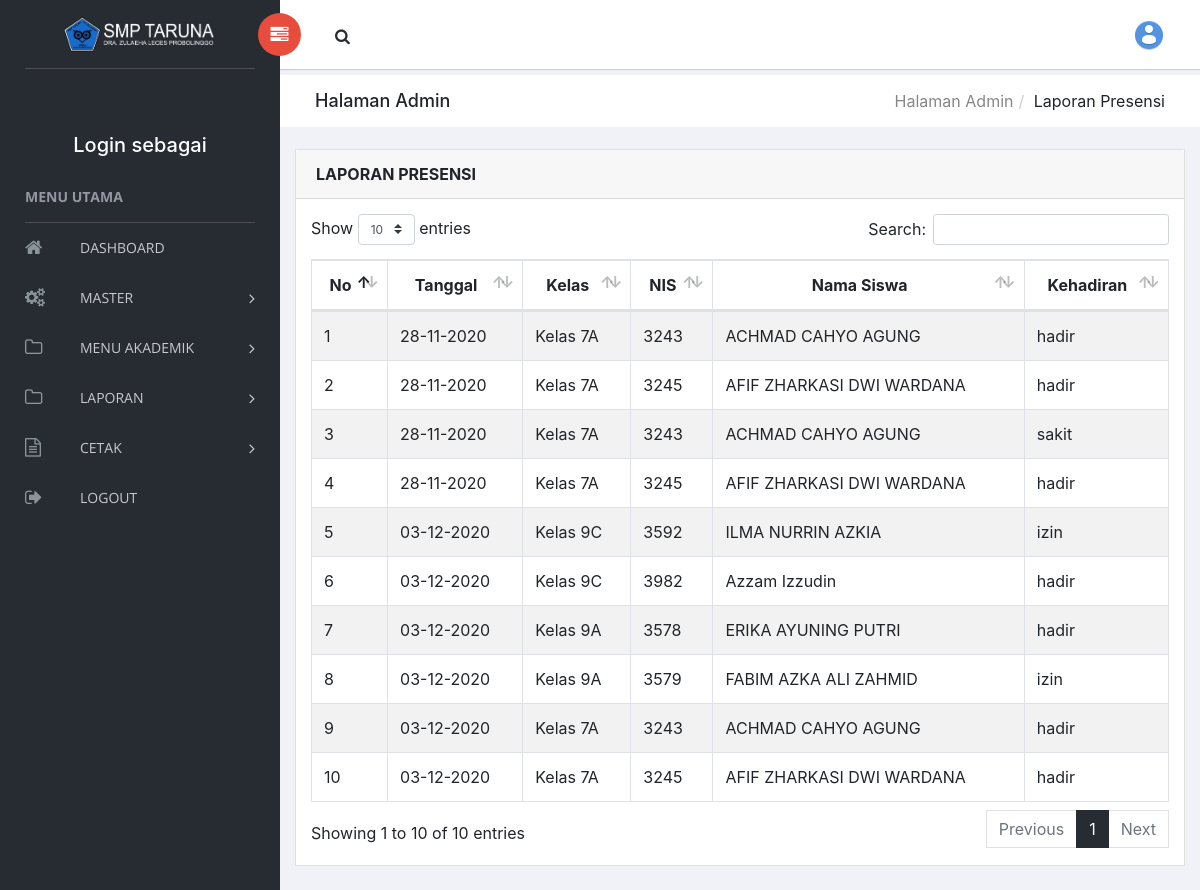
The app's page /index.php/presensi with its own data.
### tables this page shows
CREATE TABLE `m_presensi` (
  `id_presensi` int(5) NOT NULL,
  `tg_presensi` date NOT NULL,
  `kelas` varchar(10) NOT NULL,
  `nis` varchar(20) NOT NULL,
  `nm_siswa` varchar(50) NOT NULL,
  `kehadiran` varchar(20) NOT NULL
);

### application/controllers/Presensi.php (called while the page is built, shortened)
<?php
class Presensi extends CI_Controller
{
    public function __construct()
    {
        $this->load->model('presensi_model');
    }
    public function index()
    {
        $data['user'] = $this->db->get_where('tb_user', ['username' => $this->session->userdata('username')])->row_array();
        $data['title'] = 'Laporan Presensi';
        $data['presensi'] = $this->presensi_model->getAllPresensi();
        $this->load->view('templates/admin_header', $data);
        $this->load->view('Presensi/index');
        $this->load->view('templates/admin_footer');
    }
}

### index.php (called while the page is built, shortened)
<?php
require_once BASEPATH.'core/CodeIgniter.php';

### application/models/Presensi_model.php (called while the page is built)
<?php
class Presensi_model extends CI_model
{
    public function getAllPresensi()
    {
        return $this->db->get('m_presensi')->result_array();
    }
}

### application/views/Presensi/index.php (the view)
<div class="breadcrumbs">
    <div class="col-sm-4">
        <div class="page-header float-left">
            <div class="page-title">
                <h1>Halaman Admin</h1>
            </div>
        </div>
    </div>
    <div class="col-sm-8">
        <div class="page-header float-right">
            <div class="page-title">
                <ol class="breadcrumb text-right">
                    <li><a href="<?= base_url('admin'); ?>">Halaman Admin</a></li>
                    <li class="active">Laporan Presensi</li>
                </ol>
            </div>
        </div>
    </div>
</div>
<div class="col-md-12">
    <div class="card mt-3">
        <div class="card-header">
            <strong class="card-title">LAPORAN PRESENSI</strong>
        </div>
        <div class="card-body">
            <table id="bootstrap-data-table-export" class="table table-striped table-bordered">
                <thead>
                    <tr align="center">
                        <th>No</th>
                        <th>Tanggal</th>
                        <th>Kelas</th>
                        <th>NIS</th>
                        <th>Nama Siswa</th>
                        <th>Kehadiran</th>
                    </tr>
                </thead>
                <tbody>
                    <?php $no = 1; ?>
                    <?php foreach ($presensi as $p) : ?>
                    <tr>
                        <td><?= $no++ ?></td>
                        <td><?php echo date('d-m-Y', strtotime($p['tg_presensi']));   ?></td>
                        <td><?= $p['kelas'] ?></td>
                        <td><?= $p['nis'] ?></td>
                        <td><?= $p['nm_siswa'] ?></td>
                        <td><?= $p['kehadiran'] ?></td>
                    </tr>
                    <?php endforeach; ?>
                </tbody>
            </table>
        </div>
    </div>
</div>
</div>

### application/views/templates/admin_header.php (shortened to what this page needs)
<!doctype html>
<html class="no-js" lang="en">
<head>
    <link rel="stylesheet" href="<?= base_url(); ?>assets/vendors/bootstrap/dist/css/bootstrap.min.css">
    <link rel="stylesheet" href="<?= base_url(); ?>assets/vendors/font-awesome/css/font-awesome.min.css">
    <link rel="stylesheet" href="<?= base_url(); ?>assets/vendors/themify-icons/css/themify-icons.css">
    <link rel="stylesheet" href="<?= base_url(); ?>assets/vendors/flag-icon-css/css/flag-icon.min.css">
    <link rel="stylesheet" href="<?= base_url(); ?>assets/vendors/selectFX/css/cs-skin-elastic.css">
    <link rel="stylesheet" href="<?= base_url(); ?>assets/vendors/datatables.net-bs4/css/dataTables.bootstrap4.min.css">
    <link rel="stylesheet" href="<?= base_url(); ?>assets/vendors/datatables.net-buttons-bs4/css/buttons.bootstrap4.min.css">
    <link rel="stylesheet" href="<?= base_url(); ?>assets/css/style.css">
</head>
<body>
    <aside id="left-panel" class="left-panel">
        <nav class="navbar navbar-expand-sm navbar-default">
            <div class="navbar-header">
                <a class="navbar-brand" href="<?= base_url('admin'); ?>"><img src="<?= base_url(); ?>assets/images/logo_smp_putih.png" alt="Logo"></a>
            </div>
            <div class="navbar-header mt-3">
                <h5>
                    <font color="white">
                        <?= $user['keterangan']; ?> <br><br>
                        Login sebagai <?= $user['nama']; ?>
                    </font>
                </h5>
            </div>
            <div id=" main-menu" class="main-menu collapse navbar-collapse">
                <ul class="nav navbar-nav">
                    <h3 class="menu-title">MENU UTAMA
                    </h3>
                    <li>
                        <a href="<?= base_url('admin'); ?>"> <i class="menu-icon fa fa-lg fa-fw fa-home"></i>DASHBOARD
                        </a>
                    </li>
                    <li class="menu-item-has-children dropdown">
                        <a href="#" class="dropdown-toggle" data-toggle="dropdown" aria-haspopup="true" aria-expanded="false"> <i class="menu-icon fa fa-lg fa-cogs"></i>MASTER</a>
                    </li>
                    <li class="menu-item-has-children dropdown">
                        <a href="#" class="dropdown-toggle" data-toggle="dropdown" aria-haspopup="true" aria-expanded="false"> <i class="menu-icon fa fa-lg fa-folder-o"></i>MENU AKADEMIK</a>
                    </li>
                    <li class="menu-item-has-children dropdown">
                        <a href="#" class="dropdown-toggle" data-toggle="dropdown" aria-haspopup="true" aria-expanded="false"> <i class="menu-icon fa fa-lg fa-folder-o"></i>LAPORAN</a>
                    </li>
                    <li class="menu-item-has-children dropdown">
                        <a href="#" class="dropdown-toggle" data-toggle="dropdown" aria-haspopup="true" aria-expanded="false"> <i class="menu-icon fa fa-lg fa-file-text-o"></i>CETAK</a>
                    </li>
                    <li>
                        <a href="<?= base_url('auth/logout'); ?>"> <i class="menu-icon fa fa-lg fa-fw fa-sign-out"></i>LOGOUT
                        </a>
                    </li>
                </ul>
            </div>
        </nav>
    </aside>
    <div id="right-panel" class="right-panel">
        <header id="header" class="header">
            <div class="header-menu">
                <div class="col-sm-7">
                    <a id="menuToggle" class="menutoggle pull-left"><i class="fa fa fa-tasks"></i></a>
                    <div class="header-left">
                        <button class="search-trigger"><i class="fa fa-search"></i></button>
                    </div>
                </div>
                <div class="col-sm-5">
                    <div class="user-area dropdown float-right">
                        <a href="#" class="dropdown-toggle" data-toggle="dropdown" aria-haspopup="true" aria-expanded="false">
                            <img class="user-avatar rounded-circle" src="<?= base_url(); ?>assets/images/ava.png" alt="User Avatar">
                        </a>
                    </div>
                </div>
            </div>
        </header>

### application/views/templates/admin_footer.php (shortened to what this page needs)
</body>
</html>

### records on screen
m_presensi: tg_presensi "28-11-2020", kelas "Kelas 7A", nis "3243", nm_siswa "ACHMAD CAHYO AGUNG", kehadiran "hadir"
m_presensi: tg_presensi "28-11-2020", kelas "Kelas 7A", nis "3245", nm_siswa "AFIF ZHARKASI DWI WARDANA", kehadiran "hadir"
m_presensi: tg_presensi "28-11-2020", kelas "Kelas 7A", nis "3243", nm_siswa "ACHMAD CAHYO AGUNG", kehadiran "sakit"
m_presensi: tg_presensi "28-11-2020", kelas "Kelas 7A", nis "3245", nm_siswa "AFIF ZHARKASI DWI WARDANA", kehadiran "hadir"
m_presensi: tg_presensi "03-12-2020", kelas "Kelas 9C", nis "3592", nm_siswa "ILMA NURRIN AZKIA", kehadiran "izin"
m_presensi: tg_presensi "03-12-2020", kelas "Kelas 9C", nis "3982", nm_siswa "Azzam Izzudin", kehadiran "hadir"
m_presensi: tg_presensi "03-12-2020", kelas "Kelas 9A", nis "3578", nm_siswa "ERIKA AYUNING PUTRI", kehadiran "hadir"
m_presensi: tg_presensi "03-12-2020", kelas "Kelas 9A", nis "3579", nm_siswa "FABIM AZKA ALI ZAHMID", kehadiran "izin"
m_presensi: tg_presensi "03-12-2020", kelas "Kelas 7A", nis "3243", nm_siswa "ACHMAD CAHYO AGUNG", kehadiran "hadir"
m_presensi: tg_presensi "03-12-2020", kelas "Kelas 7A", nis "3245", nm_siswa "AFIF ZHARKASI DWI WARDANA", kehadiran "hadir"
